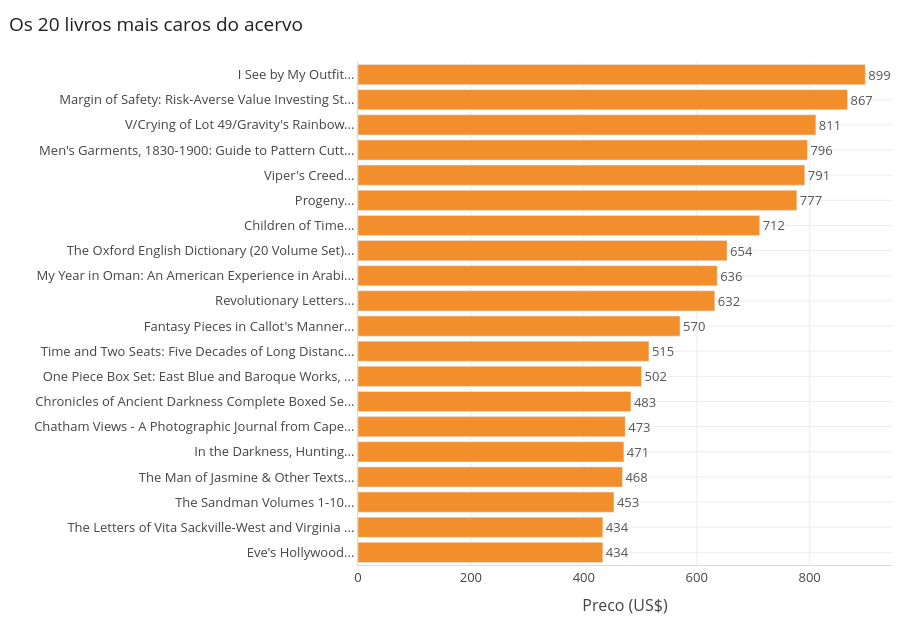

Write notebook code for a chart like this one.
### Code cell
caros_plot = expensive.sort_values("price").copy()
caros_plot["label"] = caros_plot["title"].str.slice(0, 48) + "..."

fig = registrar(estilo(px.bar(
    caros_plot, x="price", y="label", orientation="h", text_auto=".0f",
    color_discrete_sequence=[LARANJA],
), "Os 20 livros mais caros do acervo", altura=620), "04-livros-mais-caros")

fig.update_layout(xaxis_title="Preco (US$)", yaxis_title="")
fig.update_traces(textposition="outside", textfont_color="#555")
fig.show()

### Figure 1 — Plotly figure (JSON) as saved in the notebook; plotly's stock layout.template omitted (floating-point values rounded to 4 significant figures)
{"data": [{"hovertemplate": "price=%{x}<br>label=%{y}<extra></extra>", "legendgroup": "", "marker": {"color": "#F28E2B", "pattern": {"shape": ""}}, "name": "", "orientation": "h", "showlegend": false, "textfont": {"color": "#555"}, "textposition": "outside", "texttemplate": "%{x:.0f}", "type": "bar", "x": [433.7, 433.7, 453.4, 468.4, 471.0, 473.4, 483.5, 502.2, 515.4, 570.4, 632.0, 636.3, 653.7, 711.5, 777.4, 791.4, 796.1, 811.0, 867.0, 898.6], "xaxis": "x", "y": ["Eve's Hollywood...", "The Letters of Vita Sackville-West and Virginia ...", "The Sandman Volumes 1-10...", "The Man of Jasmine & Other Texts...", "In the Darkness, Hunting...", "Chatham Views - A Photographic Journal from Cape...", "Chronicles of Ancient Darkness Complete Boxed Se...", "One Piece Box Set: East Blue and Baroque Works, ...", "Time and Two Seats: Five Decades of Long Distanc...", "Fantasy Pieces in Callot's Manner...", "Revolutionary Letters...", "My Year in Oman: An American Experience in Arabi...", "The Oxford English Dictionary (20 Volume Set)...", "Children of Time...", "Progeny...", "Viper's Creed...", "Men's Garments, 1830-1900: Guide to Pattern Cutt...", "V/Crying of Lot 49/Gravity's Rainbow...", "Margin of Safety: Risk-Averse Value Investing St...", "I See by My Outfit..."], "yaxis": "y"}], "layout": {"barmode": "relative", "font": {"color": "#444", "size": 13}, "height": 620, "hoverlabel": {"bgcolor": "white", "font": {"size": 12}}, "legend": {"tracegroupgap": 0}, "margin": {"b": 8, "l": 8, "r": 8, "t": 62}, "paper_bgcolor": "white", "plot_bgcolor": "white", "title": {"font": {"color": "#1F1F1F", "size": 19}, "text": "Os 20 livros mais caros do acervo", "x": 0.01, "xanchor": "left"}, "xaxis": {"anchor": "y", "domain": [0.0, 1.0], "gridcolor": "#EDEDED", "linecolor": "#D8D8D8", "title": {"text": "Preco (US$)"}, "zeroline": false}, "yaxis": {"anchor": "x", "domain": [0.0, 1.0], "gridcolor": "#EDEDED", "linecolor": "#D8D8D8", "title": {"text": ""}, "zeroline": false}}}
